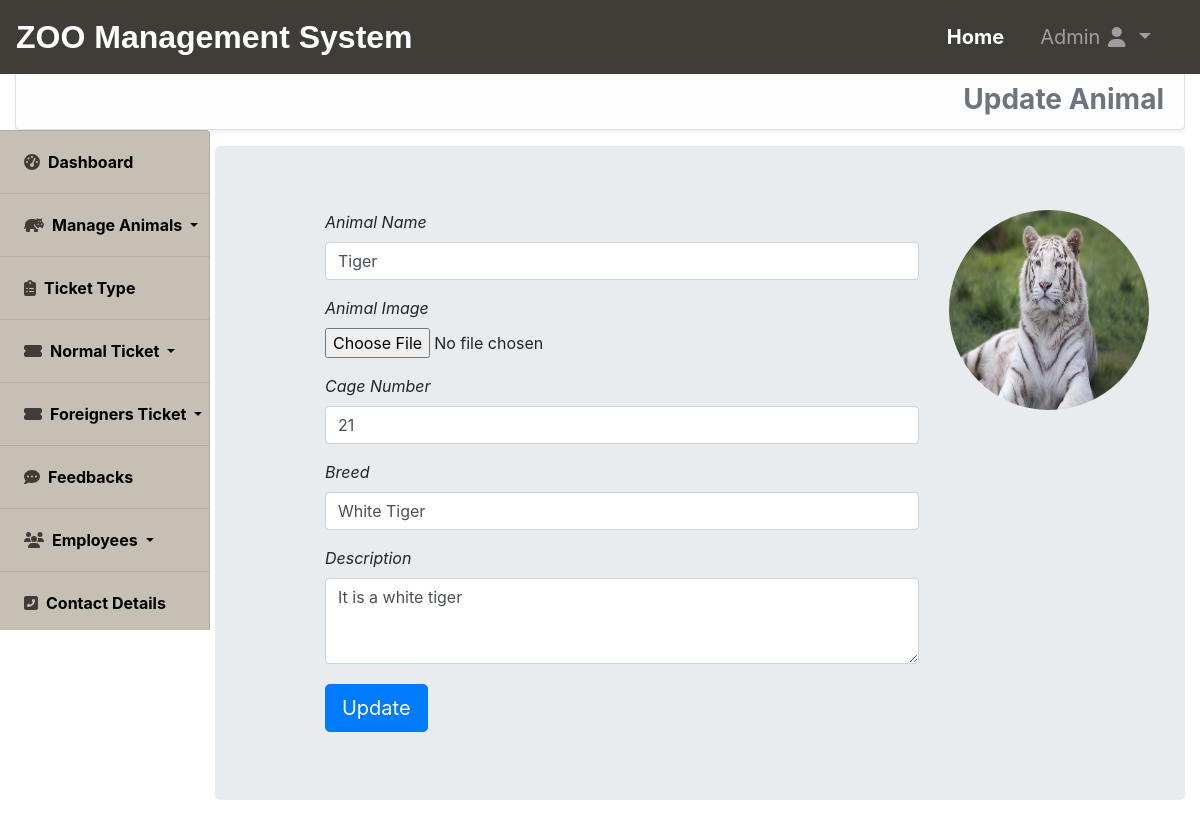
/adminuser/updateanimal/2/ (signed in), run on the app's committed database.
### adminuser/models.py (models this page shows)
class Animalsmodel(models.Model):
    name=models.CharField(max_length=255)
    image=models.FileField()
    cage=models.IntegerField()
    breed=models.CharField(max_length=255)
    desc=models.TextField()

### adminuser/views.py (the view)
# urls.py: path('updateanimal/<int:id>/',views.updateanimal,name="updateanimal"),
def updateanimal(request,id):
    if request.user.is_authenticated:
        page='Update Animal'
        pi=Animalsmodel.objects.get(pk=id)
        if request.method=="POST":
            fm=animalsform(request.POST,request.FILES,instance=pi)
            if fm.is_valid():
                fm.save()
                messages.success(request,'Animal Details Updated Successfully !!!')
        else:
            fm=animalsform(instance=pi)
            return render(request,'adminuser/editanimal.html',{'page':page,'form':fm,'url':pi.image.url})
        return render(request,'adminuser/editanimal.html',{'page':page,'form':fm})
    else:
        return HttpResponseRedirect('/adminuser/adminlogin/')

### adminuser/forms.py
class animalsform(forms.ModelForm):
    def __init__(self,*args,**kwargs):
        super(animalsform,self).__init__(*args,**kwargs)
        self.label_suffix=' '
    class Meta:
        model=Animalsmodel
        fields="__all__"
        labels={
            'name':'Animal Name','image':'Animal Image','cage':'Cage Number','breed':'Breed','desc':'Description'
        }
        widgets={
            'name':forms.TextInput(attrs={'class':'form-control','placeholder':'Enter Animal Name'}),
            'image':forms.FileInput(attrs={'class':'form-control-file'}),
            'cage':forms.NumberInput(attrs={'class':'form-control','placeholder':'Enter Cage Number'}),
            'breed':forms.TextInput(attrs={'class':'form-control','placeholder':'Enter Animal Breed'}),
            'desc':forms.Textarea(attrs={'class':'form-control','placeholder':'Enter Animal Description','rows':3}),
        }

### adminuser/templates/adminuser/editanimal.html (shortened to what this page needs)
{% extends 'core/base.html' %}
{% load static %}
{% block navigationbar %}
    {% include 'core/navbar.html' %}
{% endblock navigationbar %}
{% block content %}
    <div class="container-fluid" style="margin-top:70px;">
    <h3 class="text-secondary font-weight-bold  text-right alert alert-light border shadow-sm" style="z-index:0;">{{page}}</h3>
        <div class="row">
            {% include 'adminuser/sidebar.html' %}
            <div class="col-sm-12 col-md-9 col-lg-10 offset-md-3 offset-lg-2 margin-main">
                <div class="container-fluid jumbotron">
                    <div class="row">
                        <div class="col-md-8 offset-1">
                            <form action="" method="POST" enctype="multipart/form-data" novalidate>
                                {% for field in form %}
                                    <div class="form-group">
                                        <span class="font-italic ">{{field.label_tag}}</span>
                                        <span>{{field}}</span>
                                    </div>
                                {% endfor %}
                                <input type="submit" value="Update" class="btn btn-primary my-1 btn-lg">
                            </form>
                        </div>
                        <div class="col-md-3">
                            <img src="{{url}}" class="rounded-circle" width="200px" height="200px">
                        </div>
                    </div>
                </div>
            </div>
        </div>
    </div>
{% endblock content %}

### data on the page
Animalsmodel: form "Tiger" "21" "White Tiger" "It is a white tiger"

### other printed values
{{ page }} "Update Animal"
{{ field.label_tag }} "Animal Name" "Animal Image" "Cage Number" "Breed" "Description"
